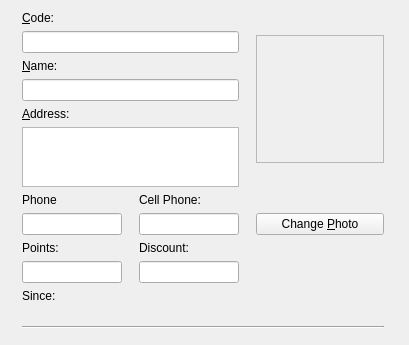
<?xml version="1.0" encoding="UTF-8"?>
<ui version="4.0">
 <class>clientEditor</class>
 <widget class="QWidget" name="clientEditor">
  <property name="geometry">
   <rect>
    <x>0</x>
    <y>0</y>
    <width>409</width>
    <height>345</height>
   </rect>
  </property>
  <property name="windowTitle">
   <string>Form</string>
  </property>
  <layout class="QGridLayout" name="gridLayout">
   <item row="0" column="0">
    <widget class="QLabel" name="label_14">
     <property name="text">
      <string>&amp;Code:</string>
     </property>
     <property name="buddy">
      <cstring>editClientCode</cstring>
     </property>
    </widget>
   </item>
   <item row="0" column="2" rowspan="6">
    <widget class="QLabel" name="labelClientPhoto">
     <property name="sizePolicy">
      <sizepolicy hsizetype="Maximum" vsizetype="Maximum">
       <horstretch>0</horstretch>
       <verstretch>0</verstretch>
      </sizepolicy>
     </property>
     <property name="minimumSize">
      <size>
       <width>128</width>
       <height>128</height>
      </size>
     </property>
     <property name="frameShape">
      <enum>QFrame::StyledPanel</enum>
     </property>
     <property name="frameShadow">
      <enum>QFrame::Sunken</enum>
     </property>
     <property name="text">
      <string/>
     </property>
     <property name="alignment">
      <set>Qt::AlignCenter</set>
     </property>
    </widget>
   </item>
   <item row="3" column="0" colspan="2">
    <widget class="MibitLineEdit" name="editClientName"/>
   </item>
   <item row="4" column="0">
    <widget class="QLabel" name="label_16">
     <property name="text">
      <string>&amp;Address:</string>
     </property>
     <property name="buddy">
      <cstring>editClientAddress</cstring>
     </property>
    </widget>
   </item>
   <item row="5" column="0" colspan="2">
    <widget class="QTextEdit" name="editClientAddress">
     <property name="maximumSize">
      <size>
       <width>16777215</width>
       <height>60</height>
      </size>
     </property>
     <property name="tabChangesFocus">
      <bool>true</bool>
     </property>
     <property name="acceptRichText">
      <bool>false</bool>
     </property>
    </widget>
   </item>
   <item row="6" column="0">
    <widget class="QLabel" name="label_17">
     <property name="text">
      <string>Phone</string>
     </property>
     <property name="buddy">
      <cstring>editClientPhone</cstring>
     </property>
    </widget>
   </item>
   <item row="6" column="1">
    <widget class="QLabel" name="label_18">
     <property name="text">
      <string>Cell Phone:</string>
     </property>
     <property name="buddy">
      <cstring>editClientCell</cstring>
     </property>
    </widget>
   </item>
   <item row="7" column="0">
    <widget class="MibitLineEdit" name="editClientPhone">
     <property name="minimumSize">
      <size>
       <width>94</width>
       <height>0</height>
      </size>
     </property>
     <property name="maximumSize">
      <size>
       <width>100</width>
       <height>16777215</height>
      </size>
     </property>
    </widget>
   </item>
   <item row="7" column="1">
    <widget class="MibitLineEdit" name="editClientCell">
     <property name="maximumSize">
      <size>
       <width>100</width>
       <height>16777215</height>
      </size>
     </property>
    </widget>
   </item>
   <item row="7" column="2">
    <widget class="QPushButton" name="btnChangeClientPhoto">
     <property name="text">
      <string>Change &amp;Photo</string>
     </property>
    </widget>
   </item>
   <item row="8" column="0">
    <widget class="QLabel" name="label">
     <property name="text">
      <string>Points:</string>
     </property>
    </widget>
   </item>
   <item row="8" column="1">
    <widget class="QLabel" name="label_2">
     <property name="text">
      <string>Discount:</string>
     </property>
    </widget>
   </item>
   <item row="9" column="0">
    <widget class="MibitLineEdit" name="editClientPoints">
     <property name="minimumSize">
      <size>
       <width>94</width>
       <height>0</height>
      </size>
     </property>
     <property name="maximumSize">
      <size>
       <width>100</width>
       <height>16777215</height>
      </size>
     </property>
    </widget>
   </item>
   <item row="9" column="1">
    <widget class="MibitLineEdit" name="editClientDiscount">
     <property name="maximumSize">
      <size>
       <width>100</width>
       <height>16777215</height>
      </size>
     </property>
    </widget>
   </item>
   <item row="10" column="0">
    <widget class="QLabel" name="label_3">
     <property name="text">
      <string>Since:</string>
     </property>
    </widget>
   </item>
   <item row="11" column="0" colspan="2">
    <widget class="KDateWidget" name="sinceDatePicker"/>
   </item>
   <item row="12" column="0" colspan="3">
    <widget class="Line" name="line">
     <property name="orientation">
      <enum>Qt::Horizontal</enum>
     </property>
    </widget>
   </item>
   <item row="13" column="0">
    <spacer name="verticalSpacer">
     <property name="orientation">
      <enum>Qt::Vertical</enum>
     </property>
     <property name="sizeType">
      <enum>QSizePolicy::Minimum</enum>
     </property>
     <property name="sizeHint" stdset="0">
      <size>
       <width>20</width>
       <height>5</height>
      </size>
     </property>
    </spacer>
   </item>
   <item row="1" column="0" colspan="2">
    <widget class="MibitLineEdit" name="editClientCode"/>
   </item>
   <item row="2" column="0">
    <widget class="QLabel" name="label_4">
     <property name="text">
      <string>&amp;Name:</string>
     </property>
     <property name="buddy">
      <cstring>editClientName</cstring>
     </property>
    </widget>
   </item>
  </layout>
 </widget>
 <customwidgets>
  <customwidget>
   <class>KDateWidget</class>
   <extends>QWidget</extends>
   <header>kdatewidget.h</header>
  </customwidget>
  <customwidget>
   <class>MibitLineEdit</class>
   <extends>QLineEdit</extends>
   <header>../../mibitWidgets/mibitlineedit.h</header>
  </customwidget>
 </customwidgets>
 <tabstops>
  <tabstop>editClientCode</tabstop>
  <tabstop>editClientName</tabstop>
  <tabstop>editClientAddress</tabstop>
  <tabstop>editClientPhone</tabstop>
  <tabstop>editClientCell</tabstop>
  <tabstop>editClientPoints</tabstop>
  <tabstop>editClientDiscount</tabstop>
  <tabstop>sinceDatePicker</tabstop>
  <tabstop>btnChangeClientPhoto</tabstop>
 </tabstops>
 <resources/>
 <connections/>
</ui>
